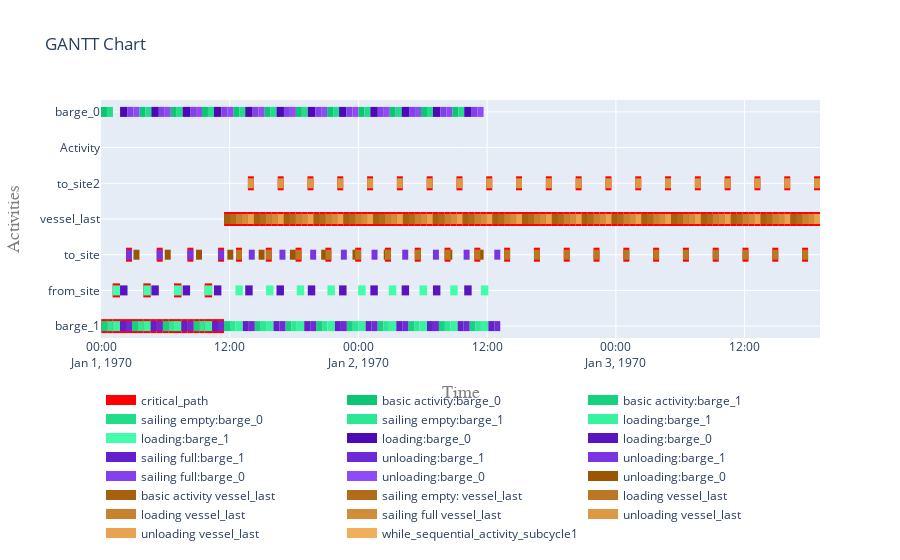

Notebook source saved alongside this figure:
### Code cell
# Show the critical path (within a plotly Gannt plot).
my_cp_dependencies_from_simpy.get_plotly_plot()
